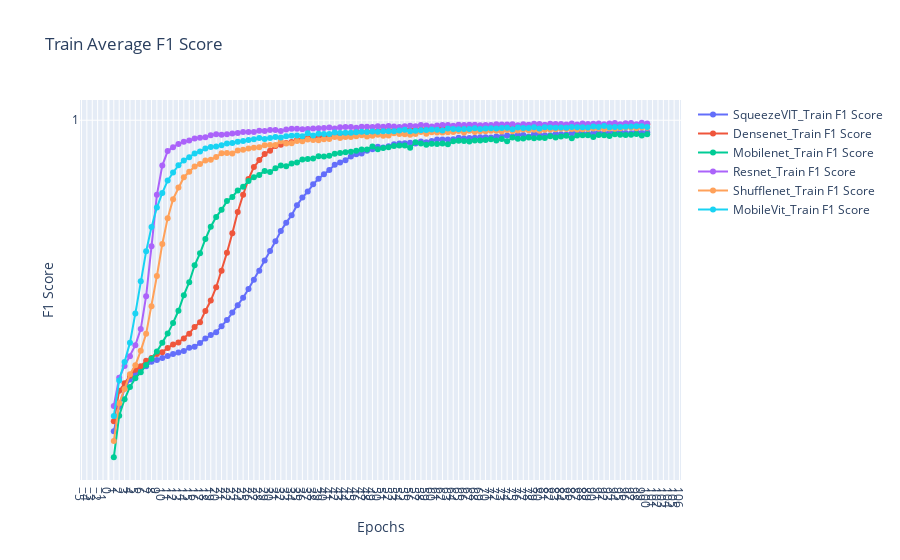

Notebook code cell kept with this figure:
### Code cell
fig = go.Figure()
for exps in train_f1score_data.keys():
    # plt.plot(epochs, loss_data[exps][0], label=exps + 'Train Loss', marker='o')
    # plt.plot(epochs, loss_data[exps][1], label=exps + 'Validation Loss', marker='o')
    # fig.add_trace(go.Scatter(x=epochs, y=auroc_data[exps][0], mode='lines+markers', name=exps + '_Train Loss'))
    fig.add_trace(go.Scatter(x=epochs, y=train_f1score_data[exps], mode='lines+markers', name=exps + '_Train F1 Score'))
# fig.add_trace(go.Scatter(x=epochs, y=train_loss, mode='lines+markers', name='Train Loss'))
# fig.add_trace(go.Scatter(x=epochs, y=val_loss, mode='lines+markers', name='Validation Loss'))

fig.update_layout(
    title='Train Average F1 Score',
    xaxis_title='Epochs',
    yaxis_title='F1 Score',
    xaxis=dict(tickmode='linear'),
    yaxis=dict(tickmode='linear'),
    # legend=dict(x=0, y=1),
    # grid=dict(),
)

fig.show()
